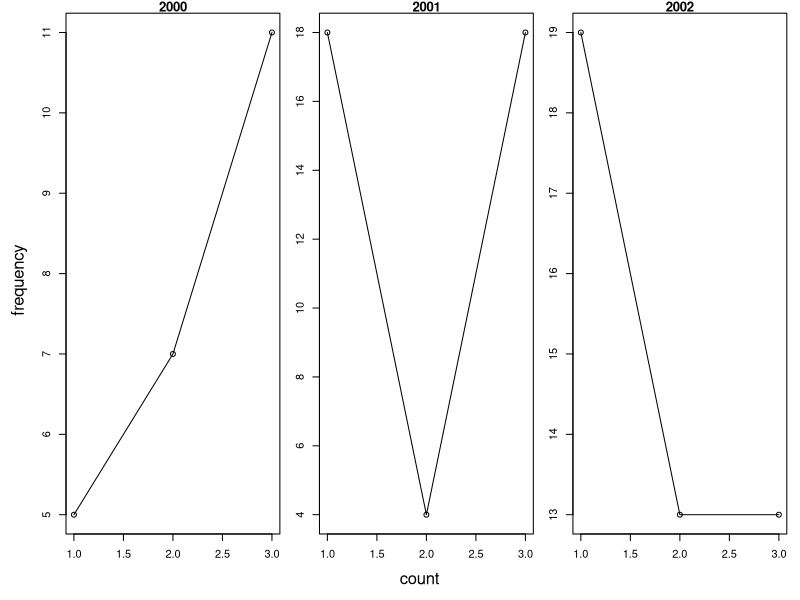

Write the R code that produced this figure.
## ---- chunk 1
set.seed(1)
d <- data.frame(year = rep(2000:2002, each = 3),
  count = round(runif(9, 0, 20)))
print(d)
## ---- chunk 2
library(plyr)
ddply(d, "year", function(x) {
  mean.count <- mean(x$count)
  sd.count <- sd(x$count)
  cv <- sd.count/mean.count
  data.frame(cv.count = cv)
})
## ---- chunk 3
ddply(d, "year", summarise, mean.count = mean(count))
## ---- chunk 4
ddply(d, "year", transform, total.count = sum(count))
## ---- chunk 5
ddply(d, "year", mutate, mu = mean(count), sigma = sd(count),
  cv = sigma/mu)
## ---- chunk 6
par(mfrow = c(1, 3), mar = c(2, 2, 1, 1), oma = c(3, 3, 0, 0))
d_ply(d, "year", transform, plot(count, main = unique(year), type = "o"))
mtext("count", side = 1, outer = TRUE, line = 1)
mtext("frequency", side = 2, outer = TRUE, line = 1)
## ---- chunk 7
baseball.dat <- subset(baseball, year > 2000) # data from the plyr package
x <- ddply(baseball.dat, c("year", "team"), summarize,
  homeruns = sum(hr))
head(x)
## ---- chunk 8
f <- function(x) if (x == 1) stop("Error!") else 1
safe.f <- failwith(NA, f, quiet = TRUE)
# llply(1:2, f)
llply(1:2, safe.f)
## ---- chunk 9
x <- c(1:10)
wait <- function(i) Sys.sleep(0.1)
system.time(llply(x, wait))
## ---- chunk 10
system.time(sapply(x, wait))
## ---- chunk 11
library(doParallel)
registerDoParallel(cores = 2)
system.time(llply(x, wait, .parallel = TRUE))
## ---- chunk 12
system.time(ddply(baseball, "id", summarize, length(year)))
## ---- chunk 13
system.time(tapply(baseball$year, baseball$id, 
  function(x) length(x)))
## ---- chunk 14
library(data.table)
dt <- data.table(baseball, key = "id")
system.time(dt[, length(year), by = list(id)])
